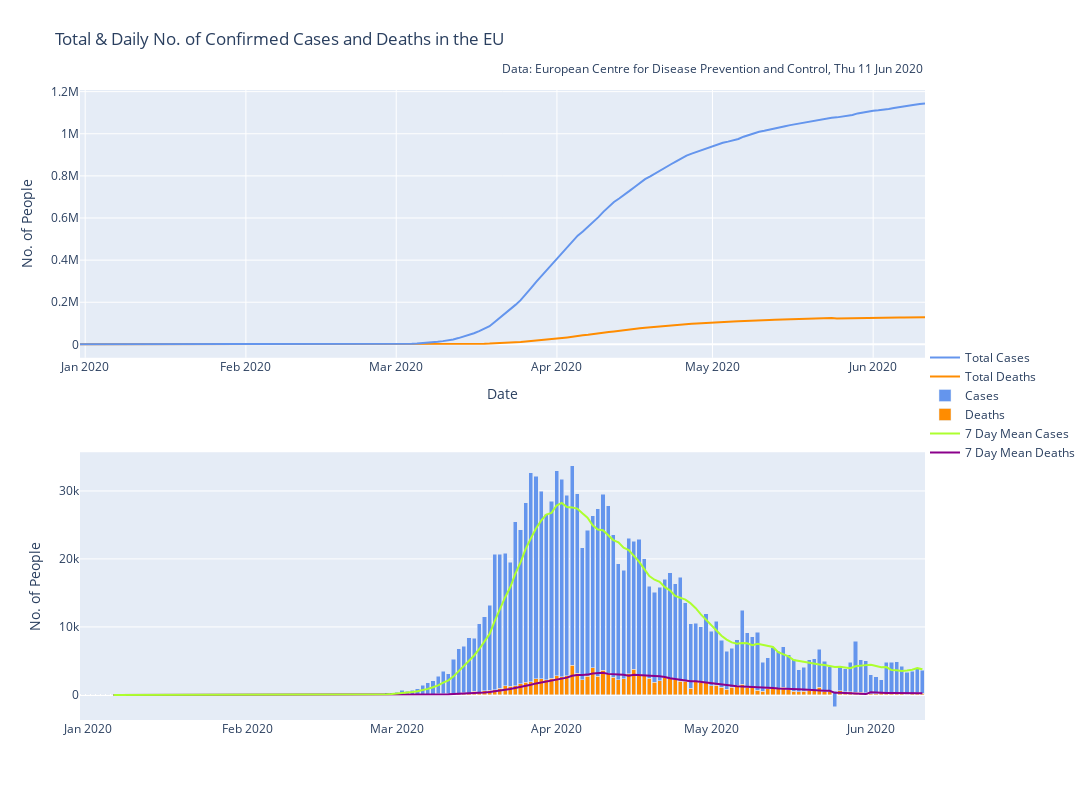

This figure's notebook cell:
### Code cell
fig = make_subplots(rows=2, cols=1)

fig.append_trace(go.Scatter(x=df_eu.index, y=df_eu['SDA_Deaths'], name='7 Day Mean Deaths', marker_color='DarkMagenta'), row=2, col=1)
fig.append_trace(go.Scatter(x=df_eu.index, y=df_eu['SDA_Cases'], name='7 Day Mean Cases', marker_color='GreenYellow'), row=2, col=1)
fig.append_trace(go.Bar(x=df_eu.index, y=df_eu['deaths'], name='Deaths', marker_color='DarkOrange'), row=2, col=1)
fig.append_trace(go.Bar(x=df_eu.index, y=df_eu['cases'], name='Cases', marker_color='CornflowerBlue'), row=2, col=1)

fig.append_trace(go.Scatter(x=df_eu_sum.index, y=df_eu_sum['deaths'], name='Total Deaths', marker_color='DarkOrange'), row=1, col=1)
fig.append_trace(go.Scatter(x=df_eu_sum.index, y=df_eu_sum['cases'], name='Total Cases', marker_color='CornflowerBlue'), row=1, col=1)

fig.update_layout(title= 'Total & Daily No. of Confirmed Cases and Deaths in the EU',
                      xaxis_title = 'Date',
                      legend_title_text='',
                      height=800,
                      width=1200,
                      barmode='stack',
                      legend=dict(
                                x=1,
                                y=0.5,
                                traceorder='reversed',
                                font=dict(
                                size=12,)),
                      margin_t=90,
                      annotations = [
                          dict(xref='paper',
                               yref='paper',
                               x=1,y=1.05,
                               showarrow=False,
                               text ='Data: European Centre for Disease Prevention and Control, ' + today.strftime('%a %d %b %Y'))])

fig.update_yaxes(title_text='No. of People', row=1, col=1)
fig.update_yaxes(title_text='No. of People', row=2, col=1)

fig.show()

fig.write_image('Images/' + str(today) + ' Total & Daily No. of Confirmed Cases and Deaths in the EU.png')

### Figure 1 — Plotly figure (JSON) as saved in the notebook; plotly's stock layout.template omitted (floating-point values rounded to 4 significant figures; data arrays with more than 128 entries replaced by an {"elided": "..."} marker saying what was removed)
{"data": [{"marker": {"color": "DarkMagenta"}, "name": "7 Day Mean Deaths", "type": "scatter", "x": {"elided": "164 str values"}, "xaxis": "x2", "y": {"elided": "164 float values"}, "yaxis": "y2"}, {"marker": {"color": "GreenYellow"}, "name": "7 Day Mean Cases", "type": "scatter", "x": {"elided": "164 str values"}, "xaxis": "x2", "y": {"elided": "164 float values"}, "yaxis": "y2"}, {"marker": {"color": "DarkOrange"}, "name": "Deaths", "type": "bar", "x": {"elided": "164 str values"}, "xaxis": "x2", "y": {"elided": "164 int values"}, "yaxis": "y2"}, {"marker": {"color": "CornflowerBlue"}, "name": "Cases", "type": "bar", "x": {"elided": "164 str values"}, "xaxis": "x2", "y": {"elided": "164 int values"}, "yaxis": "y2"}, {"marker": {"color": "DarkOrange"}, "name": "Total Deaths", "type": "scatter", "x": {"elided": "164 str values"}, "xaxis": "x", "y": {"elided": "164 int values"}, "yaxis": "y"}, {"marker": {"color": "CornflowerBlue"}, "name": "Total Cases", "type": "scatter", "x": {"elided": "164 str values"}, "xaxis": "x", "y": {"elided": "164 int values"}, "yaxis": "y"}], "layout": {"annotations": [{"showarrow": false, "text": "Data: European Centre for Disease Prevention and Control, Thu 11 Jun 2020", "x": 1, "xref": "paper", "y": 1.05, "yref": "paper"}], "barmode": "stack", "height": 800, "legend": {"font": {"size": 12}, "title": {"text": ""}, "traceorder": "reversed", "x": 1, "y": 0.5}, "margin": {"t": 90}, "title": {"text": "Total & Daily No. of Confirmed Cases and Deaths in the EU"}, "width": 1200, "xaxis": {"anchor": "y", "domain": [0, 1], "title": {"text": "Date"}}, "xaxis2": {"anchor": "y2", "domain": [0, 1]}, "yaxis": {"anchor": "x", "domain": [0.575, 1], "title": {"text": "No. of People"}}, "yaxis2": {"anchor": "x2", "domain": [0, 0.425], "title": {"text": "No. of People"}}}}
